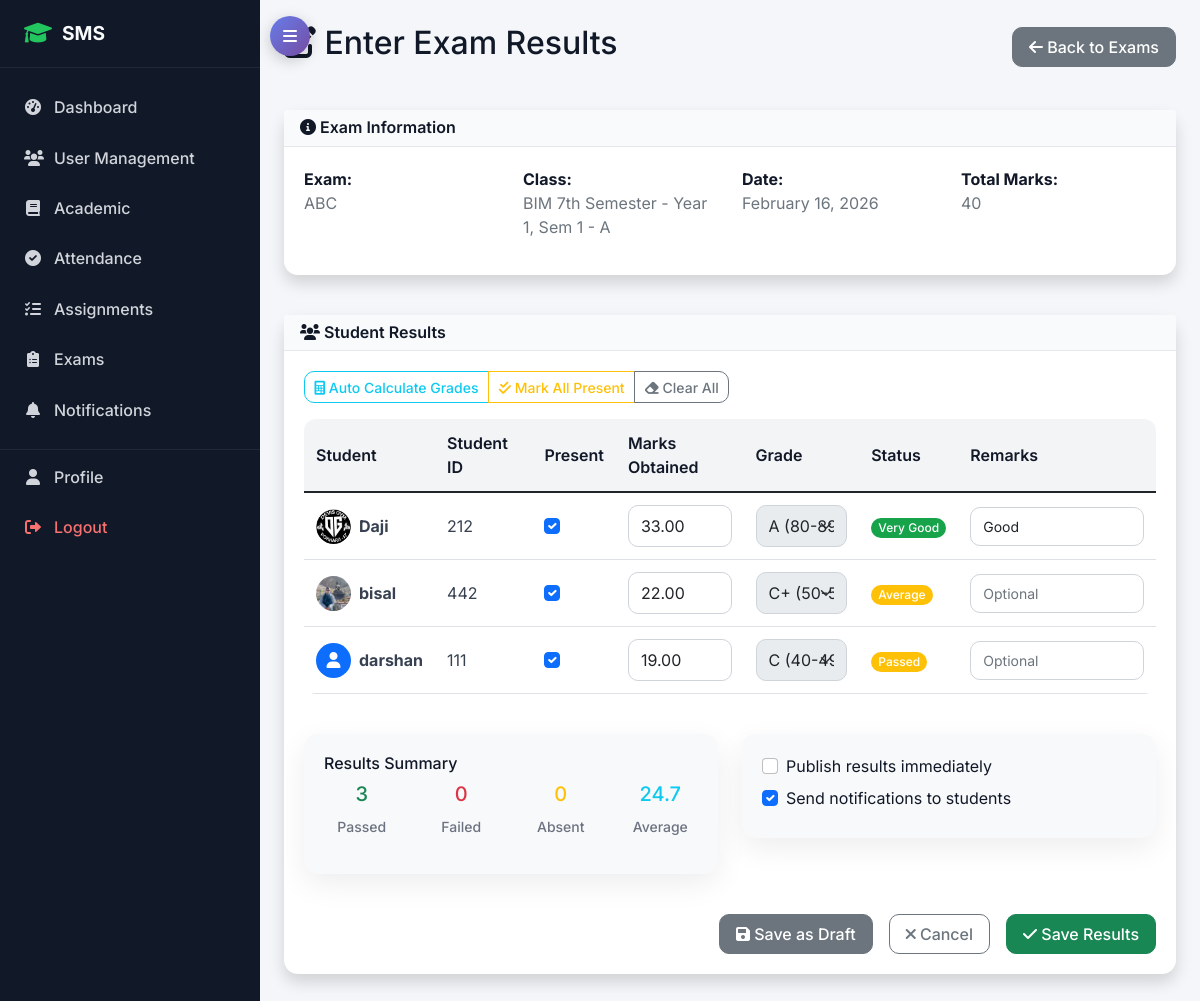
Page /examination/enter-results/10/ (signed in) on the committed database.
### examination/models.py (models this page shows, shortened)
class Examination(models.Model):
    name = models.CharField(max_length=100)
    exam_type = models.ForeignKey(ExamType, on_delete=models.CASCADE)
    subject = models.ForeignKey(Subject, on_delete=models.CASCADE)
    class_for = models.ForeignKey(Class, on_delete=models.CASCADE)
    exam_date = models.DateField()
    start_time = models.TimeField()
    end_time = models.TimeField()
    total_marks = models.PositiveIntegerField()
    passing_marks = models.PositiveIntegerField()
    instructions = models.TextField(blank=True)
    created_by = models.ForeignKey(TeacherProfile, on_delete=models.CASCADE)
    created_at = models.DateTimeField(auto_now_add=True)

class ExamResult(models.Model):
    GRADE_CHOICES = (
        ('A+', 'A+ (90-100)'),
        ('A', 'A (80-89)'),
        ('B+', 'B+ (70-79)'),
        ('B', 'B (60-69)'),
        ('C+', 'C+ (50-59)'),
        ('C', 'C (40-49)'),
        ('D', 'D (30-39)'),
        ('F', 'F (0-29)'),
    )
    examination = models.ForeignKey(Examination, on_delete=models.CASCADE)
    student = models.ForeignKey(StudentProfile, on_delete=models.CASCADE)
    marks_obtained = models.DecimalField(max_digits=6, decimal_places=2)
    grade = models.CharField(max_length=2, choices=GRADE_CHOICES)
    remarks = models.TextField(blank=True)
    is_passed = models.BooleanField(default=False)
    entered_by = models.ForeignKey(TeacherProfile, on_delete=models.CASCADE)
    created_at = models.DateTimeField(auto_now_add=True)
    updated_at = models.DateTimeField(auto_now=True)
    class Meta:
        unique_together = ['examination', 'student']

### academic/models.py (models this page shows, shortened)
class Class(models.Model):
    name = models.CharField(max_length=50)
    course = models.ForeignKey(Course, on_delete=models.CASCADE)
    year = models.PositiveIntegerField()  # 1st year, 2nd year, etc.
    semester = models.PositiveIntegerField()
    section = models.CharField(max_length=10)
    academic_year = models.ForeignKey(AcademicYear, on_delete=models.CASCADE)
    class_teacher = models.ForeignKey(TeacherProfile, on_delete=models.SET_NULL, null=True, blank=True, related_name='class_teacher_for')
    class Meta:
        unique_together = ['course', 'year', 'semester', 'section', 'academic_year']

### accounts/models.py (models this page shows, shortened)
class StudentProfile(models.Model):
    user = models.OneToOneField(User, on_delete=models.CASCADE, related_name='student_profile')
    student_id = models.CharField(max_length=20, unique=True)
    admission_date = models.DateField()
    guardian_name = models.CharField(max_length=100)
    guardian_phone = models.CharField(max_length=17)
    guardian_email = models.EmailField()
    emergency_contact = models.CharField(max_length=17)
    blood_group = models.CharField(max_length=5, blank=True)

class User(AbstractUser):
    USER_TYPE_CHOICES = (
        ('admin', 'Admin'),
        ('student', 'Student'),
        ('teacher', 'Teacher'),
        ('parent', 'Parent'),
    )
    user_type = models.CharField(max_length=10, choices=USER_TYPE_CHOICES)
    phone_regex = RegexValidator(regex=r'^\+?1?\d{9,15}$', message="Phone number must be entered in the format: '+999999999'. Up to 15 digits allowed.")
    phone_number = models.CharField(validators=[phone_regex], max_length=17, blank=True)
    address = models.TextField(blank=True)
    date_of_birth = models.DateField(null=True, blank=True)
    profile_picture = models.ImageField(upload_to='profile_pics/', blank=True, null=True)
    is_active = models.BooleanField(default=True)
    created_at = models.DateTimeField(auto_now_add=True)
    updated_at = models.DateTimeField(auto_now=True)

### examination/views.py (the view, shortened to what this page needs)
# urls.py: path('enter-results/<int:exam_id>/', views.enter_results, name='enter_results'),
@login_required
@user_passes_test(is_teacher_or_admin)
def enter_results(request, exam_id):
    exam = get_object_or_404(Examination, id=exam_id)
    if request.user.user_type == 'teacher' and exam.created_by != request.user.teacher_profile:
        messages.error(request, 'You do not have permission to enter results for this exam.')
        return redirect('examination:exam_list')
    enrollments = StudentEnrollment.objects.filter(
        class_enrolled=exam.class_for,
        is_active=True
    ).select_related('student__user')
    existing_results = {}
    for result in ExamResult.objects.filter(examination=exam):
        existing_results[result.student.id] = result
    students_data = []
    for enrollment in enrollments:
        existing_result = existing_results.get(enrollment.student.id)
        students_data.append({
            'student': enrollment.student,
            'existing_marks': existing_result.marks_obtained if existing_result else '',
            'existing_remarks': existing_result.remarks if existing_result else ''
        })
    context = {
        'exam': exam,
        'students_data': students_data
    }
    return render(request, 'examination/enter_results.html', context)

### templates/examination/enter_results.html (shortened to what this page needs)
{% extends 'base.html' %}
{% block content %}
<div class="row">
    <div class="col-12">
        <div class="d-flex justify-content-between align-items-center mb-4">
            <h2><i class="fas fa-edit"></i> Enter Exam Results</h2>
            <a href="{% url 'examination:exam_list' %}" class="btn btn-secondary">
                <i class="fas fa-arrow-left"></i> Back to Exams
            </a>
        </div>
    </div>
</div>
<div class="row mb-4">
    <div class="col-12">
        <div class="card shadow">
            <div class="card-header bg-primary text-white">
                <h6 class="m-0"><i class="fas fa-info-circle"></i> Exam Information</h6>
            </div>
            <div class="card-body">
                <div class="row">
                    <div class="col-md-3">
                        <strong>Exam:</strong><br>
                        <span class="text-muted">{{ exam.name }}</span>
                    </div>
                    <div class="col-md-3">
                        <strong>Class:</strong><br>
                        <span class="text-muted">{{ exam.class_for.name }}</span>
                    </div>
                    <div class="col-md-3">
                        <strong>Date:</strong><br>
                        <span class="text-muted">{{ exam.exam_date|date:"F d, Y" }}</span>
                    </div>
                    <div class="col-md-3">
                        <strong>Total Marks:</strong><br>
                        <span class="text-muted">{{ exam.total_marks }}</span>
                    </div>
                </div>
            </div>
        </div>
    </div>
</div>
<div class="row">
    <div class="col-12">
        <div class="card shadow">
            <div class="card-header bg-success text-white">
                <h6 class="m-0"><i class="fas fa-users"></i> Student Results</h6>
            </div>
            <div class="card-body">
                <form method="post" id="resultsForm">
                    <div class="mb-3">
                        <div class="btn-group" role="group">
                            <button type="button" class="btn btn-outline-info btn-sm" onclick="calculateGrades()">
                                <i class="fas fa-calculator"></i> Auto Calculate Grades
                            </button>
                            <button type="button" class="btn btn-outline-warning btn-sm" onclick="markAllPresent()">
                                <i class="fas fa-check-double"></i> Mark All Present
                            </button>
                            <button type="button" class="btn btn-outline-secondary btn-sm" onclick="clearAll()">
                                <i class="fas fa-eraser"></i> Clear All
                            </button>
                        </div>
                    </div>
                    <div class="table-responsive">
                        <table class="table table-hover">
                            <thead>
                                <tr>
                                    <th>Student</th>
                                    <th>Student ID</th>
                                    <th>Present</th>
                                    <th>Marks Obtained</th>
                                    <th>Grade</th>
                                    <th>Status</th>
                                    <th>Remarks</th>
                                </tr>
                            </thead>
                            <tbody>
                                {% for data in students_data %}
                                <tr>
                                    <td>
                                        <div class="d-flex align-items-center">
                                            {% if data.student.user.profile_picture %}
                                            <img src="{{ data.student.user.profile_picture.url }}" alt="{{ data.student.user.get_full_name|default:data.student.user.username }}"
                                                 class="rounded-circle me-2" style="width: 35px; height: 35px; object-fit: cover;">
                                            {% else %}
                                            <div class="bg-primary rounded-circle d-flex align-items-center justify-content-center me-2" style="width: 35px; height: 35px;">
                                                <i class="fas fa-user text-white"></i>
                                            </div>
                                            {% endif %}
                                            <strong>
                                                {% if data.student.user.first_name or data.student.user.last_name %}
                                                    {{ data.student.user.first_name }} {{ data.student.user.last_name }}
                                                {% else %}
                                                    {{ data.student.user.username }}
                                                {% endif %}
                                            </strong>
                                        </div>
                                    </td>
                                    <td>{{ data.student.student_id }}</td>
                                    <td>
                                        <input type="checkbox" class="form-check-input present-checkbox"
                                               name="present_{{ data.student.id }}"
                                               data-student-id="{{ data.student.id }}"
                                               {% if data.existing_marks %}checked{% else %}checked{% endif %}>
                                    </td>
                                    <td>
                                        <input type="number" class="form-control marks-input"
                                               name="marks_{{ data.student.id }}"
                                               min="0" max="{{ exam.total_marks }}"
                                               step="0.5"
                                               value="{{ data.existing_marks }}"
                                               data-student-id="{{ data.student.id }}"
                                               placeholder="0-{{ exam.total_marks }}">
                                    </td>
                                    <td>
                                        <select class="form-select grade-select"
                                                name="grade_{{ data.student.id }}"
                                                id="grade_{{ data.student.id }}"
                                                disabled>
                                            <option value="A">A (80-89)</option>
                                            <option value="C+">C+ (50-59)</option>
                                            <option value="C">C (40-49)</option>
                                        </select>
                                    </td>
                                    <td>
                                        <span class="badge status-badge" id="status_{{ data.student.id }}">-</span>
                                    </td>
                                    <td>
                                        <input type="text" class="form-control form-control-sm"
                                               name="remarks_{{ data.student.id }}"
                                               value="{{ data.existing_remarks }}"
                                               placeholder="Optional">
                                    </td>
                                </tr>
                                {% empty %}
                                <tr>
                                    <td colspan="7" class="text-center text-muted">
                                        <i class="fas fa-info-circle"></i> No students enrolled in this class.
                                    </td>
                                </tr>
                                {% endfor %}
                            </tbody>
                        </table>
                    </div>
                    <div class="row mt-4">
                        <div class="col-md-6">
                            <div class="card bg-light">
                                <div class="card-body">
                                    <h6>Results Summary</h6>
                                    <div class="row text-center">
                                        <div class="col-3">
                                            <h5 class="text-success" id="passedCount">0</h5>
                                            <small>Passed</small>
                                        </div>
                                        <div class="col-3">
                                            <h5 class="text-danger" id="failedCount">0</h5>
                                            <small>Failed</small>
                                        </div>
                                        <div class="col-3">
                                            <h5 class="text-warning" id="absentCount">1</h5>
                                            <small>Absent</small>
                                        </div>
                                        <div class="col-3">
                                            <h5 class="text-info" id="averageMarks">0</h5>
                                            <small>Average</small>
                                        </div>
                                    </div>
                                </div>
                            </div>
                        </div>
                        <div class="col-md-6">
                            <div class="card bg-light">
                                <div class="card-body">
                                    <div class="form-check mb-2">
                                        <input class="form-check-input" type="checkbox" id="publishResults" name="publish_results">
                                        <label class="form-check-label" for="publishResults">
                                            Publish results immediately
                                        </label>
                                    </div>
                                    <div class="form-check mb-2">
                                        <input class="form-check-input" type="checkbox" id="sendNotifications" name="send_notifications" checked>
                                        <label class="form-check-label" for="sendNotifications">
                                            Send notifications to students
                                        </label>
                                    </div>
                                </div>
                            </div>
                        </div>
                    </div>
                    <div class="d-grid gap-2 d-md-flex justify-content-md-end mt-4">
                        <button type="button" class="btn btn-secondary me-md-2" onclick="saveDraft()">
                            <i class="fas fa-save"></i> Save as Draft
                        </button>
                        <a href="{% url 'examination:exam_list' %}" class="btn btn-outline-secondary me-md-2">
                            <i class="fas fa-times"></i> Cancel
                        </a>
                        <button type="submit" class="btn btn-success">
                            <i class="fas fa-check"></i> Save Results
                        </button>
                    </div>
                </form>
            </div>
        </div>
    </div>
</div>
{% endblock %}

### rows in the picture
Examination: name "ABC", class_for.name "BIM 7th Semester - Year 1, Sem 1 - A", exam_date "February 16, 2026", total_marks "40"
StudentProfile: student.user.profile_picture (picture), student.user.first_name "Daji", student.student_id "212", student.id "☑", student.id "33.00", id "A (80-89)", existing_remarks "Good"
StudentProfile: student.user.profile_picture (picture), student.user.username "bisal", student.student_id "442", student.id "☑", student.id "22.00", id "C+ (50-59)"
StudentProfile: student.user.username "darshan", student.student_id "111", student.id "☑", student.id "19.00", id "C (40-49)"
